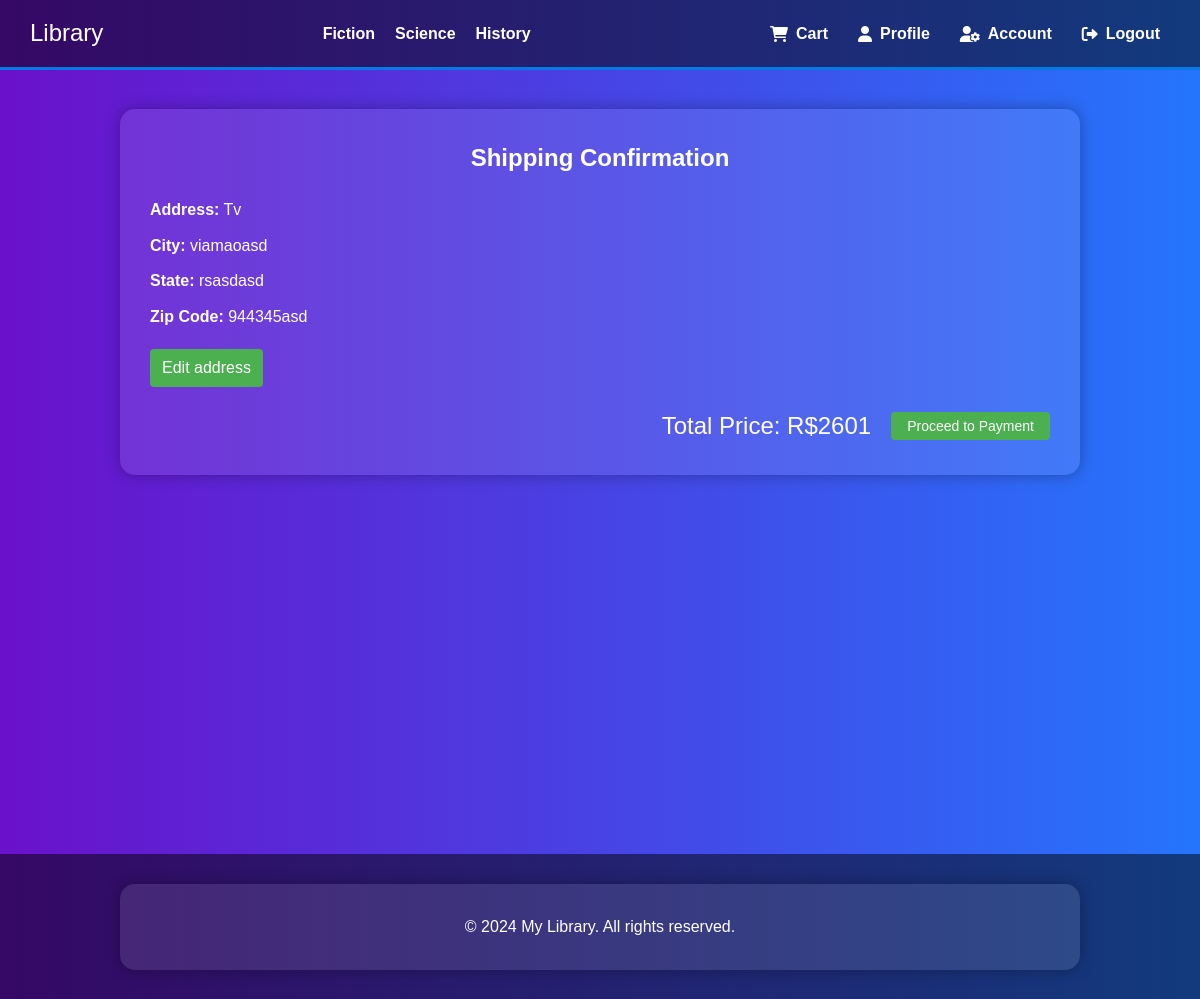
/checkout/shipping (signed in), run on the app's committed database.
### account/models.py (models this page shows)
class Shipping(models.Model):
    userr = models.ForeignKey(User, on_delete=models.CASCADE, default="")
    cep = models.CharField(max_length=12)
    city = models.CharField(max_length=60)
    address = models.CharField(max_length=256)
    state = models.CharField(max_length=256)

### checkout/views.py (the view)
# urls.py: path("/shipping", shipping, name="shipping"),
@login_required
def shipping(request):
    try:
        client = Client.objects.get(userr=request.user)
    except ObjectDoesNotExist:
        messages.success(request, "Complete your profile")
        return redirect("profile")
    try:
        shipping = Shipping.objects.get(userr=request.user)
        carts = Cart.objects.filter(user=request.user)
        total_price = 0
        for cart in carts:
            cart.book.price_rent *= cart.quantity
            total_price += cart.book.price_rent
        return render(request, "checkout/shipping.html", context={"shipping": shipping, "total_price": total_price})
    except ObjectDoesNotExist:
        if request.method == "POST":
            address = request.POST["addressLine"]
            city = request.POST["city"]
            state = request.POST["state"]
            cep = request.POST["zipCode"]
            shipping = Shipping.objects.create(userr=request.user, address=address, cep=cep, state=state, city=city)
            return redirect("shipping")
        return render(request, "checkout/shipping_form.html")

### checkout/templates/checkout/shipping.html (shortened to what this page needs)
{% include 'checkout/heade.html' %}
<html lang="en">
<head>
</head>
<body>
    <section id="shipping-confirmation">
        <div class="container">
            <h1>Shipping Confirmation</h1>
            <div class="shipping-details">
                <p><strong>Address:</strong> {{ shipping.address }}</p>
                <p><strong>City:</strong> {{ shipping.city }}</p>
                <p><strong>State:</strong> {{ shipping.state }}</p>
                <p><strong>Zip Code:</strong> {{ shipping.cep }}</p>
                <a href="{% url 'new_shipping' %}" class="edit-address">Edit address</a>
            </div>
            <div class="total-price">
                <span>Total Price: R${{ total_price }}</span>
                <button onclick="window.location.href='/checkout/payment'">Proceed to Payment</button>
            </div>
        </div>
    </section>
    {% include 'checkout/foote.html' %}
</body>
</html>

### checkout/templates/checkout/shipping.html (style rules this page uses)
* { margin: 0; padding: 0; box-sizing: border-box; }
body { font-family: 'Arial', sans-serif; line-height: 1.6; background: linear-gradient(to right, #6a11cb, #2575fc); color: #fff; display: flex; flex-direction: column; min-height: 100vh; }
.container { width: 80%; margin: auto; overflow: hidden; background: rgba(255, 255, 255, 0.1); padding: 30px; border-radius: 15px; box-shadow: 0 0 15px rgba(0, 0, 0, 0.3); margin-bottom: 20px; position: relative; top: 10%; }
h1 { text-align: center; margin-bottom: 20px; }
.shipping-details { margin-bottom: 20px; }
.shipping-details p { margin-bottom: 10px; font-size: 16px; }
.edit-address { margin-top: 10px; display: inline-block; color: white; text-decoration: none; background-color: #4CAF50; padding: 6px 12px; border-radius: 4px; transition: background-color 0.3s; }
.total-price { display: flex; justify-content: flex-end; align-items: center; text-align: right; font-size: 24px; margin-top: 20px; }
.total-price span { margin-right: 20px; }
.total-price button { background-color: #4CAF50; padding: 6px 16px; border: none; border-radius: 4px; cursor: pointer; color: white; font-size: 14px; transition: background-color 0.3s; }

### data on the page
Shipping: address "Tv", city "viamaoasd", state "rsasdasd", cep "944345asd"

### other printed values
{{ total_price }} "2601"
